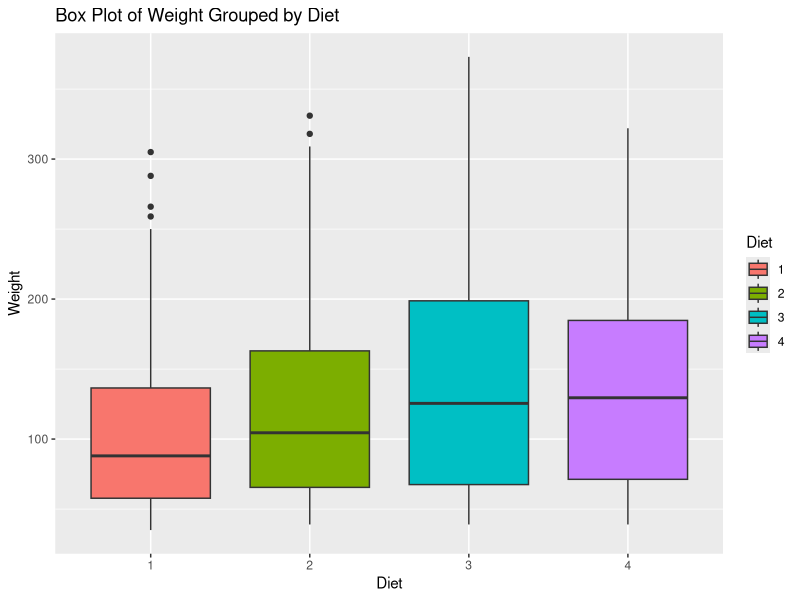
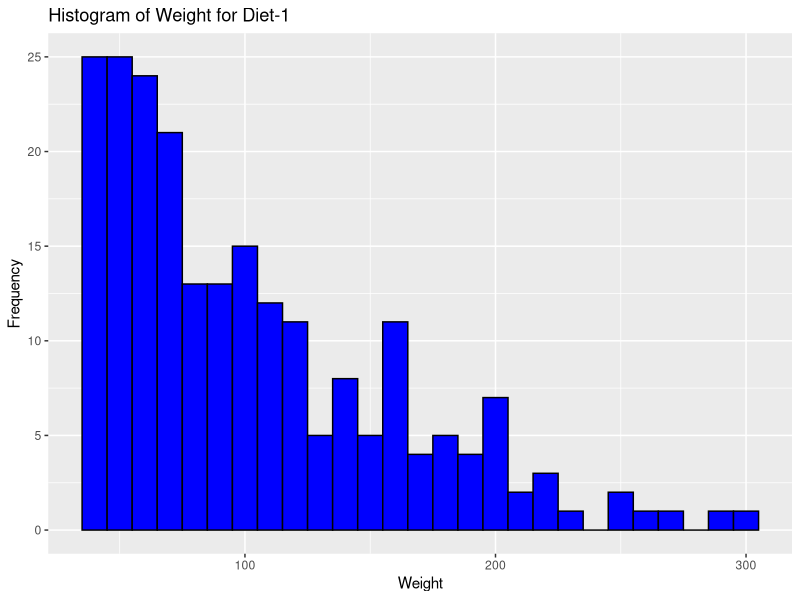
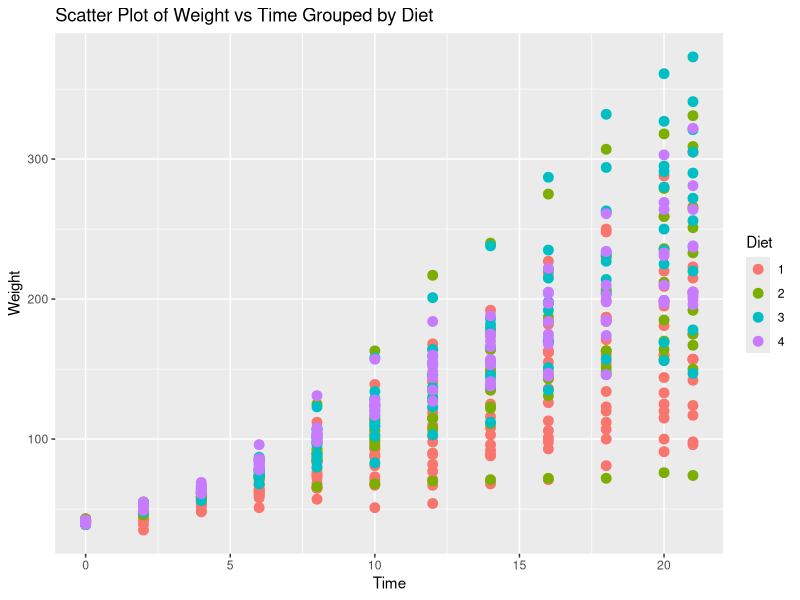

Write the R code that produced these figures, in order.
library(ggplot2)
data("ChickWeight")
ggplot(ChickWeight, aes(x=factor(Diet), y=weight, fill=factor(Diet))) +
  geom_boxplot() +
  ggtitle("Box Plot of Weight Grouped by Diet") +
  xlab("Diet") + ylab("Weight") +
  scale_fill_discrete(name = "Diet")  
ggplot(subset(ChickWeight, Diet == 1), aes(x=weight)) +
  geom_histogram(binwidth=10, fill="blue", color="black") +
  ggtitle("Histogram of Weight for Diet-1") +
  xlab("Weight") + ylab("Frequency")
ggplot(ChickWeight, aes(x=Time, y=weight, color=factor(Diet))) +
  geom_point(size=3) +
  ggtitle("Scatter Plot of Weight vs Time Grouped by Diet") +
  xlab("Time") + ylab("Weight") +
  scale_color_discrete(name = "Diet")  
